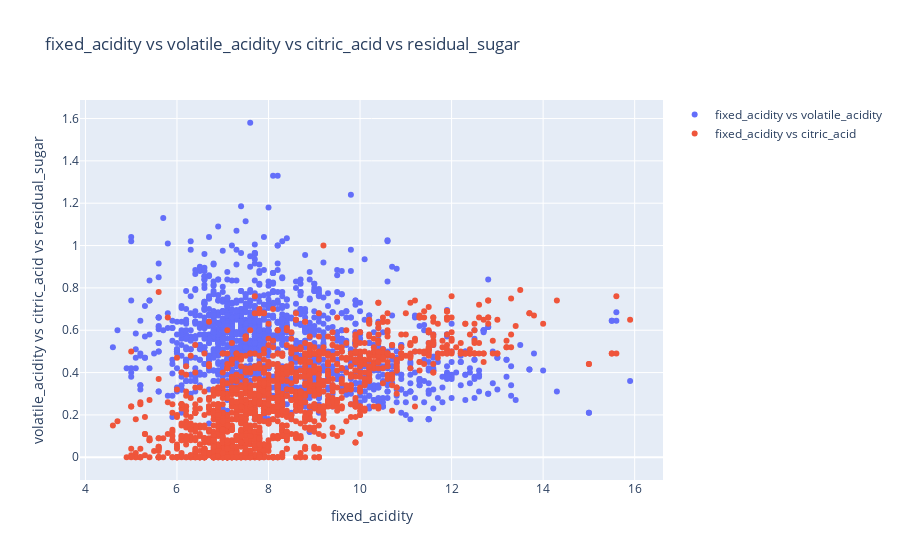

The notebook cell this image was saved under:
### Markdown cell above
> A scatter plot that compares the relationships between different pairs of columns: `fixed_acidity` vs `volatile_acidity` and `fixed_acidity` vs `citric_acid`. Scatter plots are valuable visualization tools for exploring the relationships between two numerical variables.

### Code cell
fig = go.Figure()
fig.add_trace(go.Scatter(x=data['fixed_acidity'], y=data['volatile_acidity'], mode='markers', name='fixed_acidity vs volatile_acidity'))
fig.add_trace(go.Scatter(x=data['fixed_acidity'], y=data['citric_acid'], mode='markers', name='fixed_acidity vs citric_acid'))

fig.update_layout(title='fixed_acidity vs volatile_acidity vs citric_acid vs residual_sugar', xaxis_title='fixed_acidity', yaxis_title='volatile_acidity vs citric_acid vs residual_sugar')
fig.show()

### Figure 1 — Plotly figure (JSON) as saved in the notebook; plotly's stock layout.template omitted (floating-point values rounded to 4 significant figures; data arrays with more than 128 entries replaced by an {"elided": "..."} marker saying what was removed)
{"data": [{"mode": "markers", "name": "fixed_acidity vs volatile_acidity", "type": "scatter", "x": {"elided": "1599 float values"}, "y": {"elided": "1599 float values"}}, {"mode": "markers", "name": "fixed_acidity vs citric_acid", "type": "scatter", "x": {"elided": "1599 float values"}, "y": {"elided": "1599 float values"}}], "layout": {"title": {"text": "fixed_acidity vs volatile_acidity vs citric_acid vs residual_sugar"}, "xaxis": {"title": {"text": "fixed_acidity"}}, "yaxis": {"title": {"text": "volatile_acidity vs citric_acid vs residual_sugar"}}}}
